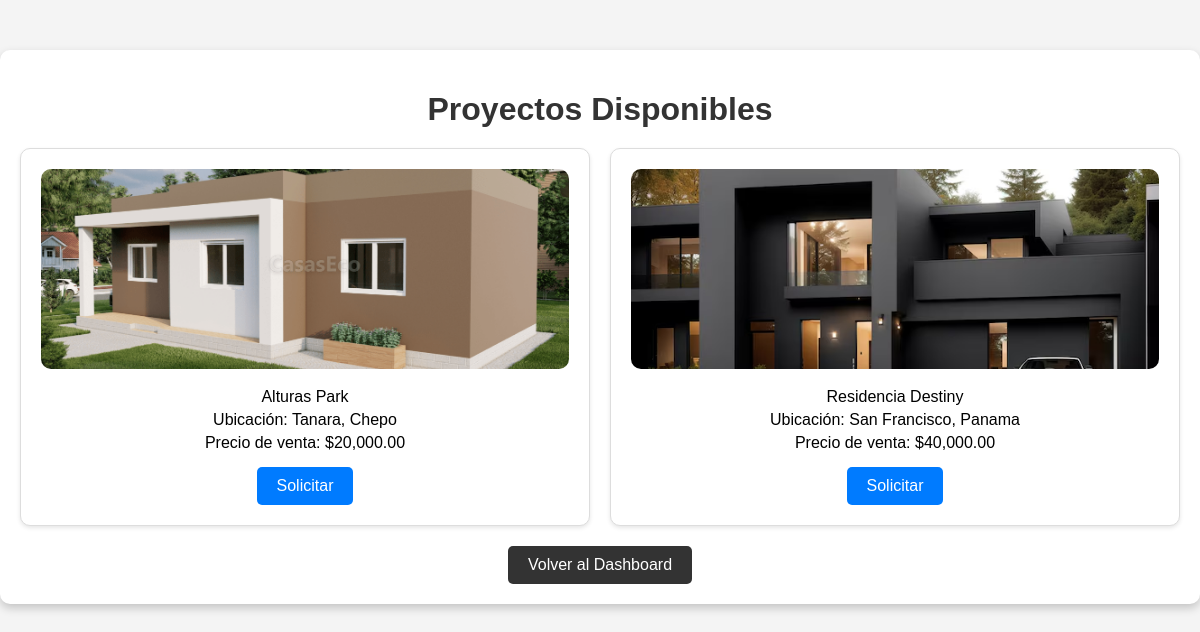
/PROYECTO/proyectosc.php (signed in), run on the app's committed database.
### tables this page shows
CREATE TABLE `proyectos` (
  `NOMBRE_PROYECTO` varchar(100) NOT NULL,
  `ID_PROMOTORA` int(11) DEFAULT NULL,
  `UBICACION` varchar(50) NOT NULL,
  `METROS CUADRADOS` int(5) NOT NULL,
  `TIPO PROYECTO` varchar(50) NOT NULL,
  `PISOS` int(2) NOT NULL,
  `CUARTOS` int(2) NOT NULL,
  `BAÑOS` int(2) NOT NULL,
  `PRECIO DE VENTA` int(9) NOT NULL,
  `DESCRIPCION` text DEFAULT NULL,
  `IMAGEN` varchar(255) DEFAULT NULL
);

### PROYECTO/proyectosc.php (the view, shortened to what this page needs)
<?php
include 'conexion.php';
$sql_proyectos = "SELECT NOMBRE_PROYECTO, UBICACION, `PRECIO DE VENTA`, IMAGEN FROM PROYECTOS";
$result_proyectos = $conn->query($sql_proyectos);
?>
<!DOCTYPE html>
<html lang="es">
<head>
</head>
<body>
    <div class="container">
        <h1>Proyectos Disponibles</h1>
        <div class="proyectos-grid">
            <?php if ($result_proyectos->num_rows > 0): ?>
                <?php while ($row = $result_proyectos->fetch_assoc()): ?>
                    <div class="proyecto-card">
                        <img src="images/PROYECTOS/<?php echo htmlspecialchars($row['IMAGEN']); ?>" alt="Imagen de <?php echo htmlspecialchars($row['NOMBRE_PROYECTO']); ?>" class="proyecto-logo">
                        <div class="proyecto-details">
                            <p class="proyecto-name"><?php echo htmlspecialchars($row['NOMBRE_PROYECTO']); ?></p>
                            <p>Ubicación: <?php echo htmlspecialchars($row['UBICACION']); ?></p>
                            <p>Precio de venta: $<?php echo number_format($row['PRECIO DE VENTA'], 2); ?></p>
                            <a href="solicitar_proyecto.php?nombre=<?php echo urlencode($row['NOMBRE_PROYECTO']); ?>" class="btn-solicitar">Solicitar</a>
                        </div>
                    </div>
                <?php endwhile; ?>
            <?php else: ?>
                <p>No hay proyectos disponibles en este momento.</p>
            <?php endif; ?>
        </div>
        <a href="dashboard_cliente.php" class="back-link">Volver al Dashboard</a>
    </div>
</body>
</html>

### PROYECTO/proyectosc.php (style rules this page uses)
body { font-family: Arial, sans-serif; margin: 0; padding: 0; background-color: #f4f4f4; }
.container { max-width: 1200px; margin: 50px auto; padding: 20px; background: #fff; border-radius: 10px; box-shadow: 0 4px 10px rgba(0, 0, 0, 0.2); }
h1 { text-align: center; margin-bottom: 20px; color: #333; }
.proyectos-grid { display: grid; grid-template-columns: repeat(auto-fit, minmax(300px, 1fr)); gap: 20px; }
.proyecto-card { background-color: #fff; border: 1px solid #ddd; border-radius: 10px; padding: 20px; box-shadow: 0 2px 4px rgba(0, 0, 0, 0.1); text-align: center; transition: transform 0.2s ease-in-out; }
.proyecto-logo { width: 100%; height: 200px; object-fit: cover; border-radius: 10px; margin-bottom: 10px; }
.proyecto-details p { margin: 5px 0; }
.btn-solicitar { display: inline-block; padding: 10px 20px; background-color: #007BFF; color: white; text-decoration: none; border-radius: 5px; margin-top: 10px; transition: background-color 0.3s ease; }
.back-link { display: block; margin-top: 20px; padding: 10px 20px; background-color: #333; color: white; text-decoration: none; text-align: center; border-radius: 5px; font-size: 16px; width: fit-content; margin-left: auto; margin-right: auto; }

### data on the page
proyectos: IMAGEN (picture), NOMBRE_PROYECTO "Alturas Park", UBICACION "Tanara, Chepo", PRECIO DE VENTA "20,000.00"
proyectos: IMAGEN (picture), NOMBRE_PROYECTO "Residencia Destiny", UBICACION "San Francisco, Panama", PRECIO DE VENTA "40,000.00"
